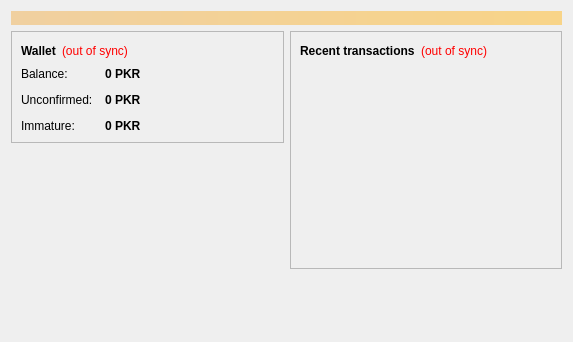
<?xml version="1.0" encoding="UTF-8"?>
<ui version="4.0">
 <class>OverviewPage</class>
 <widget class="QWidget" name="OverviewPage">
  <property name="geometry">
   <rect>
    <x>0</x>
    <y>0</y>
    <width>573</width>
    <height>342</height>
   </rect>
  </property>
  <property name="windowTitle">
   <string>Form</string>
  </property>
  <layout class="QVBoxLayout" name="topLayout">
   <item>
    <widget class="QLabel" name="labelAlerts">
     <property name="visible">
      <bool>false</bool>
     </property>
     <property name="styleSheet">
      <string notr="true">background-color: qlineargradient(x1: 0, y1: 0, x2: 1, y2: 0, stop:0 #F0D0A0, stop:1 #F8D488); color:#000000;</string>
     </property>
     <property name="wordWrap">
      <bool>true</bool>
     </property>
     <property name="margin">
      <number>3</number>
     </property>
    </widget>
   </item>
   <item>
    <layout class="QHBoxLayout" name="horizontalLayout" stretch="1,1">
     <item>
      <layout class="QVBoxLayout" name="verticalLayout_2">
       <item>
        <widget class="QFrame" name="frame">
         <property name="frameShape">
          <enum>QFrame::StyledPanel</enum>
         </property>
         <property name="frameShadow">
          <enum>QFrame::Raised</enum>
         </property>
         <layout class="QVBoxLayout" name="verticalLayout_4">
          <item>
           <layout class="QHBoxLayout" name="horizontalLayout_4">
            <item>
             <widget class="QLabel" name="label_5">
              <property name="font">
               <font>
                <weight>75</weight>
                <bold>true</bold>
               </font>
              </property>
              <property name="text">
               <string>Wallet</string>
              </property>
             </widget>
            </item>
            <item>
             <widget class="QLabel" name="labelWalletStatus">
              <property name="toolTip">
               <string>The displayed information may be out of date. Your wallet automatically synchronizes with the PKR coin network after a connection is established, but this process has not completed yet.</string>
              </property>
              <property name="styleSheet">
               <string notr="true">QLabel { color: red; }</string>
              </property>
              <property name="text">
               <string notr="true">(out of sync)</string>
              </property>
              <property name="alignment">
               <set>Qt::AlignLeading|Qt::AlignLeft|Qt::AlignVCenter</set>
              </property>
             </widget>
            </item>
            <item>
             <spacer name="horizontalSpacer_2">
              <property name="orientation">
               <enum>Qt::Horizontal</enum>
              </property>
              <property name="sizeHint" stdset="0">
               <size>
                <width>40</width>
                <height>20</height>
               </size>
              </property>
             </spacer>
            </item>
           </layout>
          </item>
          <item>
           <layout class="QFormLayout" name="formLayout_2">
            <property name="fieldGrowthPolicy">
             <enum>QFormLayout::AllNonFixedFieldsGrow</enum>
            </property>
            <property name="horizontalSpacing">
             <number>12</number>
            </property>
            <property name="verticalSpacing">
             <number>12</number>
            </property>
            <item row="0" column="0">
             <widget class="QLabel" name="label">
              <property name="text">
               <string>Balance:</string>
              </property>
             </widget>
            </item>
            <item row="0" column="1">
             <widget class="QLabel" name="labelBalance">
              <property name="font">
               <font>
                <weight>75</weight>
                <bold>true</bold>
               </font>
              </property>
              <property name="cursor">
               <cursorShape>IBeamCursor</cursorShape>
              </property>
              <property name="toolTip">
               <string>Your current balance</string>
              </property>
              <property name="text">
               <string notr="true">0 PKR</string>
              </property>
              <property name="textInteractionFlags">
               <set>Qt::LinksAccessibleByMouse|Qt::TextSelectableByKeyboard|Qt::TextSelectableByMouse</set>
              </property>
             </widget>
            </item>
            <item row="1" column="0">
             <widget class="QLabel" name="label_3">
              <property name="text">
               <string>Unconfirmed:</string>
              </property>
             </widget>
            </item>
            <item row="1" column="1">
             <widget class="QLabel" name="labelUnconfirmed">
              <property name="font">
               <font>
                <weight>75</weight>
                <bold>true</bold>
               </font>
              </property>
              <property name="cursor">
               <cursorShape>IBeamCursor</cursorShape>
              </property>
              <property name="toolTip">
               <string>Total of transactions that have yet to be confirmed, and do not yet count toward the current balance</string>
              </property>
              <property name="text">
               <string notr="true">0 PKR</string>
              </property>
              <property name="textInteractionFlags">
               <set>Qt::LinksAccessibleByMouse|Qt::TextSelectableByKeyboard|Qt::TextSelectableByMouse</set>
              </property>
             </widget>
            </item>
            <item row="2" column="0">
             <widget class="QLabel" name="labelImmatureText">
              <property name="text">
               <string>Immature:</string>
              </property>
             </widget>
            </item>
            <item row="2" column="1">
             <widget class="QLabel" name="labelImmature">
              <property name="font">
               <font>
                <weight>75</weight>
                <bold>true</bold>
               </font>
              </property>
              <property name="toolTip">
               <string>Mined balance that has not yet matured</string>
              </property>
              <property name="text">
               <string notr="true">0 PKR</string>
              </property>
              <property name="textInteractionFlags">
               <set>Qt::LinksAccessibleByMouse|Qt::TextSelectableByKeyboard|Qt::TextSelectableByMouse</set>
              </property>
             </widget>
            </item>
           </layout>
          </item>
         </layout>
        </widget>
       </item>
       <item>
        <spacer name="verticalSpacer">
         <property name="orientation">
          <enum>Qt::Vertical</enum>
         </property>
         <property name="sizeHint" stdset="0">
          <size>
           <width>20</width>
           <height>40</height>
          </size>
         </property>
        </spacer>
       </item>
      </layout>
     </item>
     <item>
      <layout class="QVBoxLayout" name="verticalLayout_3">
       <item>
        <widget class="QFrame" name="frame_2">
         <property name="frameShape">
          <enum>QFrame::StyledPanel</enum>
         </property>
         <property name="frameShadow">
          <enum>QFrame::Raised</enum>
         </property>
         <layout class="QVBoxLayout" name="verticalLayout">
          <item>
           <layout class="QHBoxLayout" name="horizontalLayout_2">
            <item>
             <widget class="QLabel" name="label_4">
              <property name="text">
               <string>&lt;b&gt;Recent transactions&lt;/b&gt;</string>
              </property>
             </widget>
            </item>
            <item>
             <widget class="QLabel" name="labelTransactionsStatus">
              <property name="toolTip">
               <string>The displayed information may be out of date. Your wallet automatically synchronizes with the PKR coin network after a connection is established, but this process has not completed yet.</string>
              </property>
              <property name="styleSheet">
               <string notr="true">QLabel { color: red; }</string>
              </property>
              <property name="text">
               <string notr="true">(out of sync)</string>
              </property>
              <property name="alignment">
               <set>Qt::AlignRight|Qt::AlignTrailing|Qt::AlignVCenter</set>
              </property>
             </widget>
            </item>
            <item>
             <spacer name="horizontalSpacer">
              <property name="orientation">
               <enum>Qt::Horizontal</enum>
              </property>
              <property name="sizeHint" stdset="0">
               <size>
                <width>40</width>
                <height>20</height>
               </size>
              </property>
             </spacer>
            </item>
           </layout>
          </item>
          <item>
           <widget class="QListView" name="listTransactions">
            <property name="styleSheet">
             <string notr="true">QListView { background: transparent; }</string>
            </property>
            <property name="frameShape">
             <enum>QFrame::NoFrame</enum>
            </property>
            <property name="verticalScrollBarPolicy">
             <enum>Qt::ScrollBarAlwaysOff</enum>
            </property>
            <property name="horizontalScrollBarPolicy">
             <enum>Qt::ScrollBarAlwaysOff</enum>
            </property>
            <property name="selectionMode">
             <enum>QAbstractItemView::NoSelection</enum>
            </property>
           </widget>
          </item>
         </layout>
        </widget>
       </item>
       <item>
        <spacer name="verticalSpacer_2">
         <property name="orientation">
          <enum>Qt::Vertical</enum>
         </property>
         <property name="sizeHint" stdset="0">
          <size>
           <width>20</width>
           <height>40</height>
          </size>
         </property>
        </spacer>
       </item>
      </layout>
     </item>
    </layout>
   </item>
  </layout>
 </widget>
 <resources/>
 <connections/>
</ui>
